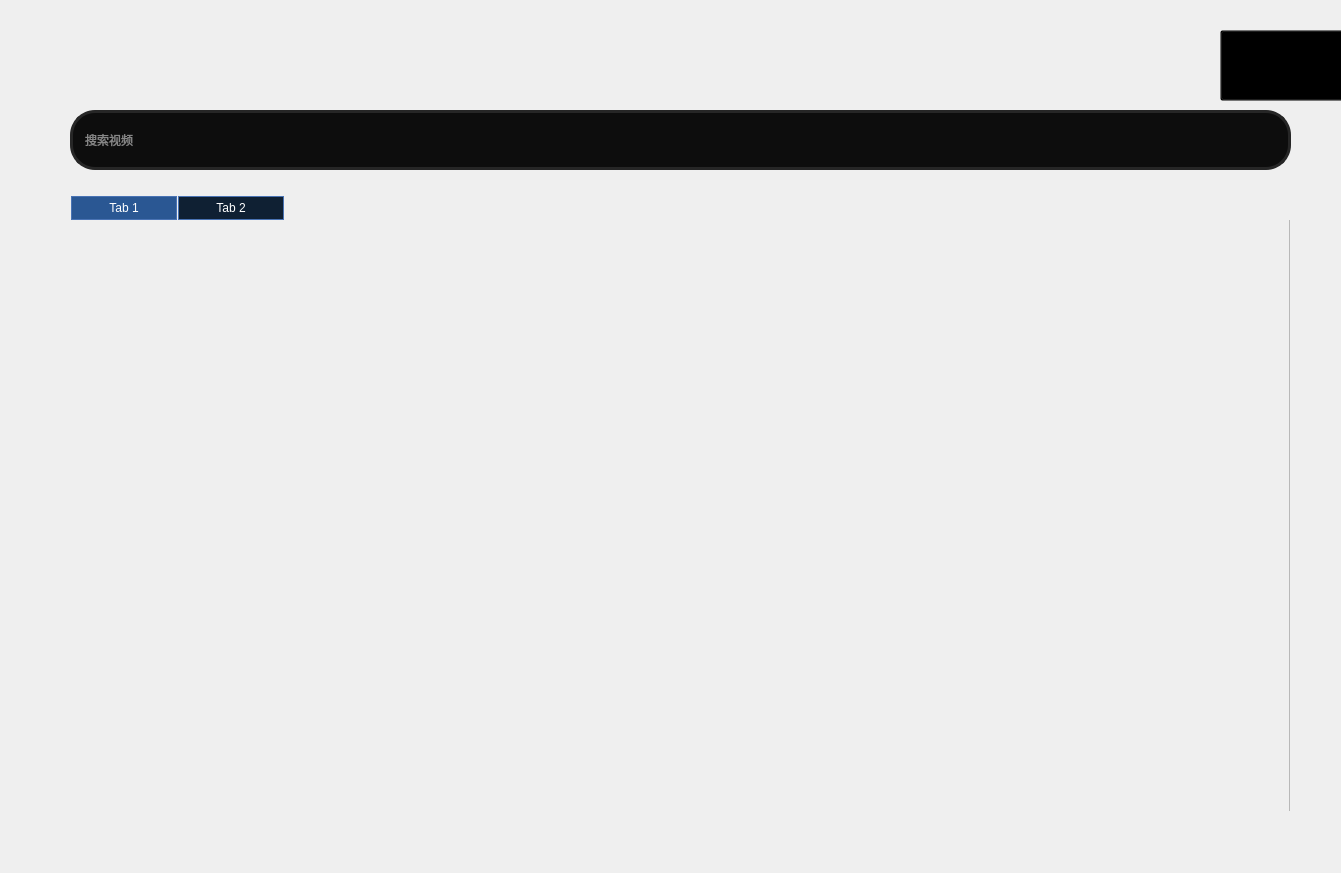
<?xml version="1.0" encoding="UTF-8"?>
<ui version="4.0">
 <class>mainWindow</class>
 <widget class="QWidget" name="mainWindow">
  <property name="geometry">
   <rect>
    <x>0</x>
    <y>0</y>
    <width>1341</width>
    <height>873</height>
   </rect>
  </property>
  <property name="windowTitle">
   <string>FairySearch</string>
  </property>
  <property name="styleSheet">
   <string notr="true">QWidget#mainWindow {
	background-image: url(:/images/images/background.png);
	background-size:cover;
}</string>
  </property>
  <widget class="QWidget" name="verticalLayoutWidget_2">
   <property name="geometry">
    <rect>
     <x>70</x>
     <y>110</y>
     <width>1221</width>
     <height>701</height>
    </rect>
   </property>
   <layout class="QVBoxLayout" name="verticalLayout_2">
    <item>
     <layout class="QVBoxLayout" name="verticalLayout">
      <item>
       <layout class="QHBoxLayout" name="horizontalLayout">
        <item>
         <widget class="QLineEdit" name="lineEdit">
          <property name="minimumSize">
           <size>
            <width>240</width>
            <height>60</height>
           </size>
          </property>
          <property name="styleSheet">
           <string notr="true">QLineEdit {
    background-color: rgb(13, 13, 13);
    /*color: rgb(41, 41, 41);*/
	color: white;
    border: 3px solid #262626;
    height: 50px;
    width: 500px;
    border-radius: 25px;
	padding: 0 10%;
}
QLineEdit::placeholderText {
    font-size: 16px;
}</string>
          </property>
          <property name="placeholderText">
           <string>搜索视频</string>
          </property>
         </widget>
        </item>
       </layout>
      </item>
      <item>
       <spacer name="horizontalSpacer">
        <property name="orientation">
         <enum>Qt::Orientation::Horizontal</enum>
        </property>
        <property name="sizeHint" stdset="0">
         <size>
          <width>40</width>
          <height>20</height>
         </size>
        </property>
       </spacer>
      </item>
     </layout>
    </item>
    <item>
     <layout class="QHBoxLayout" name="horizontalLayout_2">
      <item>
       <widget class="QTabWidget" name="tabWidget">
        <property name="styleSheet">
         <string notr="true">QTabWidget {  
    background-color:#0f2033;
    border-top: 2px solid #C2C7CB;  
} 
QTabWidget::pane { /* The tab widget frame */  
    border-top: 0px solid #C2C7CB;  
} 
 /* Style the tab using the tab sub-control. Note that 
    it reads QTabBar _not_ QTabWidget */  
QTabBar::tab {  
    background-color:#0f2033;
    border: 1px solid #4973b4;  
    min-width: 100px; 
    min-height:22px;
    padding: 0px  2px; 
    color: rgb(255, 255, 255);
    margin-left: 1px;
    font: 75 12pt &quot; Microsoft YaHei &quot;;
}  
  
QTabBar::tab:selected, QTabBar::tab:hover {  
    background-color: rgb(42,87,147);
    margin-top: 0px;
    
}  
  
QTabBar::tab:selected {  
    
    background-image: url(:/Images/Tab_Hover.png);
    
} 
  
QTabBar::tab:!selected {  
    margin-top: 0px; /* make non-selected tabs look smaller */  
}  </string>
        </property>
        <property name="currentIndex">
         <number>0</number>
        </property>
        <widget class="QWidget" name="tab">
         <attribute name="title">
          <string>Tab 1</string>
         </attribute>
         <widget class="QScrollArea" name="scrollArea">
          <property name="geometry">
           <rect>
            <x>-1</x>
            <y>-1</y>
            <width>1221</width>
            <height>601</height>
           </rect>
          </property>
          <property name="widgetResizable">
           <bool>true</bool>
          </property>
          <widget class="QWidget" name="scrollAreaWidgetContents_2">
           <property name="geometry">
            <rect>
             <x>0</x>
             <y>0</y>
             <width>1219</width>
             <height>599</height>
            </rect>
           </property>
           <widget class="QWidget" name="gridLayoutWidget_2">
            <property name="geometry">
             <rect>
              <x>-10</x>
              <y>-10</y>
              <width>1231</width>
              <height>601</height>
             </rect>
            </property>
            <layout class="QGridLayout" name="gridLayout_3"/>
           </widget>
          </widget>
         </widget>
        </widget>
        <widget class="QWidget" name="tab_2">
         <attribute name="title">
          <string>Tab 2</string>
         </attribute>
         <widget class="QScrollArea" name="scrollArea_2">
          <property name="geometry">
           <rect>
            <x>-1</x>
            <y>-1</y>
            <width>1221</width>
            <height>601</height>
           </rect>
          </property>
          <property name="widgetResizable">
           <bool>true</bool>
          </property>
          <widget class="QWidget" name="scrollAreaWidgetContents_3">
           <property name="geometry">
            <rect>
             <x>0</x>
             <y>0</y>
             <width>1219</width>
             <height>599</height>
            </rect>
           </property>
           <widget class="QWidget" name="gridLayoutWidget">
            <property name="geometry">
             <rect>
              <x>-1</x>
              <y>-1</y>
              <width>1221</width>
              <height>601</height>
             </rect>
            </property>
            <layout class="QGridLayout" name="gridLayout_2"/>
           </widget>
          </widget>
         </widget>
        </widget>
       </widget>
      </item>
     </layout>
    </item>
   </layout>
  </widget>
  <widget class="QPushButton" name="profile">
   <property name="enabled">
    <bool>true</bool>
   </property>
   <property name="geometry">
    <rect>
     <x>1220</x>
     <y>30</y>
     <width>1091</width>
     <height>71</height>
    </rect>
   </property>
   <property name="styleSheet">
    <string notr="true">QPushButton#profile {
	background: transparent;
	background-image: url(:/icons/icons/icons.png)
}</string>
   </property>
   <property name="text">
    <string/>
   </property>
  </widget>
 </widget>
 <resources>
  <include location="../modules/assets/resources.qrc"/>
 </resources>
 <connections/>
</ui>
